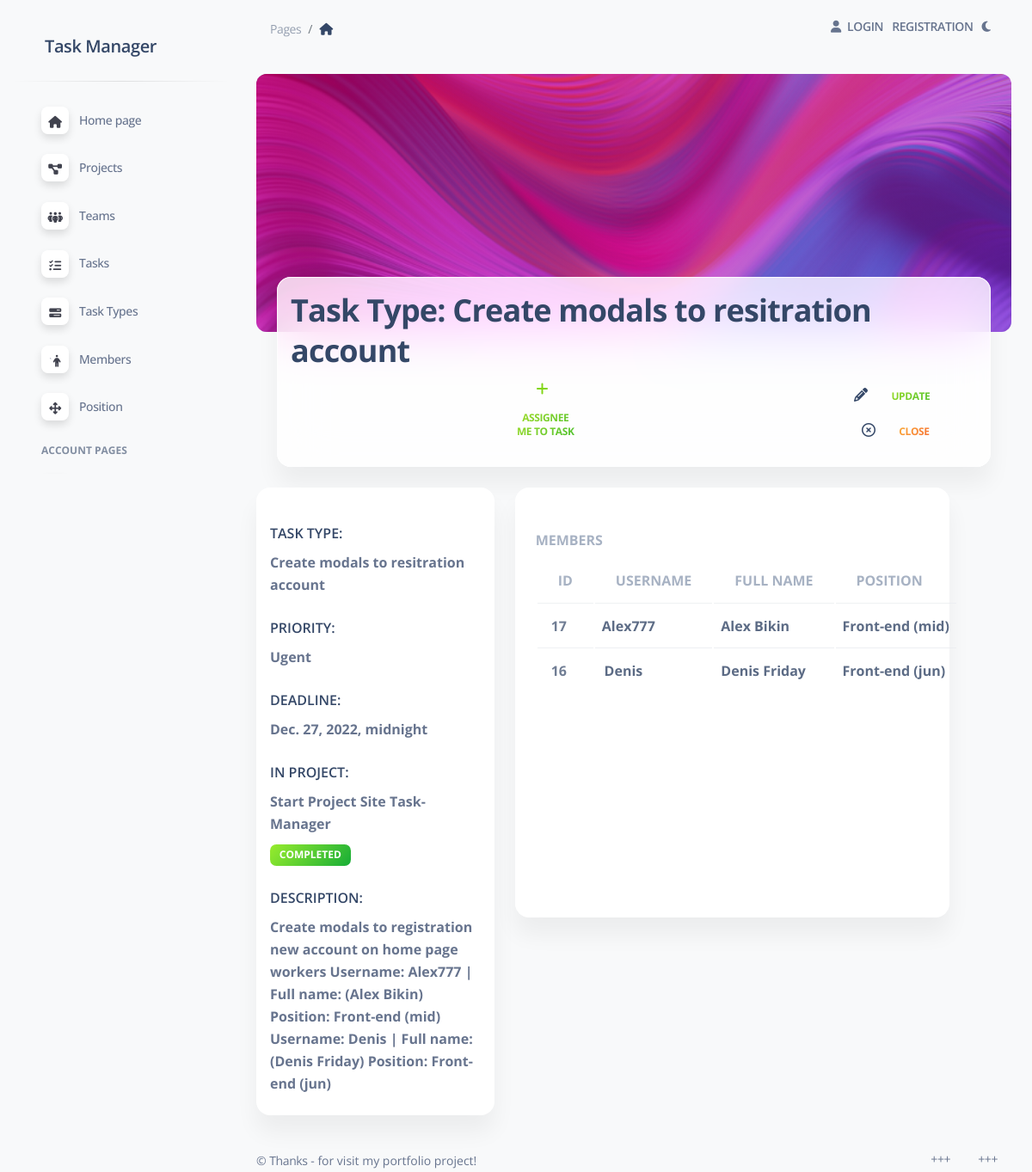
/task_manager/tasks/8/, run on the app's committed database.
### task_manager/models.py (models this page shows, shortened)
class Task(models.Model):
    TASK_PRIORITY_CHOICES = (
        ("Ugent", "Ugent priority task"),
        ("High", "High priority task"),
        ("Medium", "Medium priority task"),
        ("Low", "Low priority task"),
        ("Lowest", "Lowest priority task"),
    )
    description = models.TextField(blank=True, null=True)
    deadline = models.DateTimeField(blank=True, null=True)
    is_completed = models.BooleanField(default=False)
    priority = models.CharField(max_length=6, choices=TASK_PRIORITY_CHOICES)
    task_type = models.ForeignKey(
        TaskType, on_delete=models.CASCADE,
        related_name="tasks",
        null=True,
    )
    assignees = models.ManyToManyField(
        settings.AUTH_USER_MODEL,
        related_name="tasks",
    )
    projects = models.ForeignKey(
        Project,
        on_delete=models.CASCADE,
        related_name="tasks",
        null=True,
    )
    class Meta:
        ordering = ["deadline"]

class TaskType(models.Model):
    name = models.CharField(max_length=70)
    class Meta:
        ordering = ["name"]
        constraints = [
            UniqueConstraint(
                name="unique_task_type_name", fields=["name"]
            )
        ]

class Project(models.Model):
    name = models.CharField(max_length=70)
    teams = models.ManyToManyField(
        Team,
        related_name="projects"
    )
    description = models.TextField(null=True, blank=True)
    class Meta:
        ordering = ["name"]
        constraints = [
            UniqueConstraint(
                name="unique_project_name", fields=["name"]
            )
        ]

class Worker(AbstractUser):
    position = models.ForeignKey(
        Position,
        on_delete=models.CASCADE,
        related_name="workers",
        null=True,
    )
    class Meta:
        ordering = ["username"]
        verbose_name = "Worker"
        verbose_name_plural = "Workers"

class Position(models.Model):
    name = models.CharField(max_length=70)
    class Meta:
        ordering = ["name"]
        constraints = [
            UniqueConstraint(
                name="unique_position_name", fields=["name"]
            )
        ]

### task_manager/views.py (the view)
class TaskDetailView(generic.DetailView):
    model = Task
    context_object_name = "task"
    success_url = reverse_lazy("task_manager:task-list")
    queryset = Task.objects.all().select_related("task_type", "projects").prefetch_related("assignees")

### templates/task_manager/task_detail.html (shortened to what this page needs)
{% extends "base.html" %}
{% block content %}
    <div class="container-fluid">
      <div class="page-header min-height-300 border-radius-lg mt-4" style="background-image: url('{{ ASSETS_ROOT }}/img/curved-images/curved0.jpg'); background-position-y: 50%;">
        <span class="mask bg-gradient-primary opacity-6"></span>
      </div>
      <div class="card card-body blur shadow-blur mx-4 mt-n6 overflow-hidden">
        <div class="row gx-4">
          <div class="col-auto my-auto">
            <div class="h-100">
              <h2 class="mb-1">
                Task Type: {{ task.task_type.name }}
              </h2>
            </div>
          </div>
          {% if user not in task.assignees.all %}
          <div class="col-lg-0 col-md-2 my-sm-auto ms-sm-auto me-sm-0 mx-auto mt-3">
            <div class="nav-wrapper position-relative end-0">
              <ul class="nav nav-pills nav-fill p-1 bg-transparent" role="tablist">
                <li class="nav-item">
                  <a href="{% url 'task_manager:worker-assign-to-task' pk=task.id%}">
                    <i class="fas fa-plus text-success me-2" aria-hidden="true"></i>
                    <span class="btn btn-link text-success text-gradient text-xl px-3 mb-0">Assignee me to task</span>
                  </a>
                </li>
              </ul>
            </div>
          </div>
          {% endif %}
          <div class="col-lg-3 col-md-2 my-sm-auto ms-sm-auto me-sm-0 mx-auto mt-3">
            <div class="nav-wrapper position-relative end-0">
              <ul class="nav nav-pills nav-fill p-1 bg-transparent" role="tablist">
                <li class="nav-item">
                  <a href="{% url 'task_manager:task-update' pk=task.id %}">
                    <i class="fas fa-pencil-alt text-dark me-2" style="margin: 0" aria-hidden="true"></i>
                    <span class="btn btn-link text-success text-gradient text-xl px-3 mb-0">Update</span>
                  </a>
                </li>
                <li class="nav-item">
                  <a href="{% url 'task_manager:task-list' %}">
                    <i class="fa-regular fa-circle-xmark text-dark m-2" style="margin: 0" aria-hidden="true"></i>
                    <span class="btn btn-link text-warning text-gradient text-xl px-3 mb-0">Close</span>
                  </a>
                </li>
              </ul>
            </div>
          </div>
        </div>
      </div>
    </div>
    <div class="container-fluid col-12 py-4">
      <div class="row">
        <div class="col-12 col-xl-4">
          <div class="card h-100">
            <div class="card-body p-3">
            <h6 class="text-uppercase mt-4">Task Type:</h6>
            <h6 class="text-body text-xl font-weight-bolder">{{ task.task_type.name }}</h6>
            <h6 class="text-uppercase mt-4">Priority:</h6>
            <h6 class="text-body text-xl font-weight-bolder">{{ task.priority }}</h6>
            <h6 class="text-uppercase mt-4">Deadline:</h6>
            <h6 class="text-body text-xl font-weight-bolder">{{ task.deadline }}</h6>
            {% if projects is None %}
            <h6 class="text-uppercase mt-4">In Project:</h6>
            <h6 class="text-body text-xl font-weight-bolder">{{ task.projects.name }}</h6>
            {% else %}
            <h6 class="text-uppercase mt-4">Task in Project:</h6>
            <h6 class="text-body text-xl font-weight-bolder">No projects</h6>
            <h6 class="text-uppercase mt-4">Is Completed:</h6>
            {% endif %}
             {% if task.is_completed == True %}
             <h6 class="text-body text-xl font-weight-bolder">
               <span class="badge badge-sm bg-gradient-success">Completed</span>
             </h6>
              {% else %}
              <h6 class="text-body text-xl font-weight-bolder">
               <span class="badge badge-sm bg-gradient-secondary">Incomplete</span>
             </h6>
              {% endif %}
             <h6 class="text-uppercase mt-4">Description:</h6>
             <h6 class="text-body text-xl font-weight-bolder">{{ task.description }}</h6>
            </div>
          </div>
        </div>
        <div class="container-fluid col-8">
          <div class="row col-11 py-xxl min-height-500">
            <div class="col-xxl-12">
              <div class="card mb-2 py-4 h-100">
                <div class="card-header pb-0 ">
                  <h6 class="text-uppercase text-secondary text-xl font-weight-bolder opacity-7">Members</h6>
                </div>
                  <table class="container table align-items-center mb-0">
                    <thead>
                      <tr>
                        <th class="text-uppercase text-secondary text-xl font-weight-bolder opacity-7" style="text-align: left">id</th>
                        <th class="text-uppercase text-secondary text-xl font-weight-bolder opacity-7 col-0">Username</th>
                        <th class="text-uppercase text-secondary text-xl font-weight-bolder opacity-7" >Full Name</th>
                        <th class="text-uppercase text-secondary text-xl font-weight-bolder opacity-7" >Position</th>
                      </tr>
                    </thead>
                      <tbody>
                      {% for worker in task.assignees.all %}
                        <tr>
                          <td class="text-dark text-xl font-weight-bolder opacity-7" >
                            <div class="d-flex px-2 py-1">
                              <div class="d-flex flex-column justify-content-right">
                                {{ worker.id }}
                              </div>
                            </div>
                          </td>
                          <td class="text-dark text-xl font-weight-bolder opacity-8" style="text-align: center">
                            <div class="col-5">
                                {{ worker.username }}
                            </div>
                          </td>
                          <td class="text-dark text-xl font-weight-bolder opacity-8" style="text-align: center">
                            <div class="col-3">
                                {{ worker.first_name }} {{ worker.last_name }}
                            </div>
                          </td>
                          <td class="text-dark text-xl font-weight-bolder opacity-8" style="text-align: center">
                            <div class="col-3">
                                {{ worker.position.name }}
                            </div>
                          </td>
                        </tr>
                        {% empty %}
                          <p style="text-align: center; color: mediumspringgreen">There is no worker on this task!</p>
                        {% endfor %}
                      </tbody>
                    </table>
                  </div>
                </div>
              </div>
            </div>
          </div>
        </div>
{% endblock content %}

### data on the page
Task: task_type.name "Create modals to resitration account", priority "Ugent", deadline "Dec. 27, 2022, midnight", projects.name "Start Project Site Task-Manager", description "Create modals to registration new account on home page workers Username: Alex777 | Full name: (Alex Bikin) Position: Front-end (mid) Username: Denis | Full name: (Denis Friday) Position: Front-end (jun)"
Worker: id "17", username "Alex777", first_name "Alex", last_name "Bikin", position.name "Front-end (mid)"
Worker: id "16", username "Denis", first_name "Denis", last_name "Friday", position.name "Front-end (jun)"
